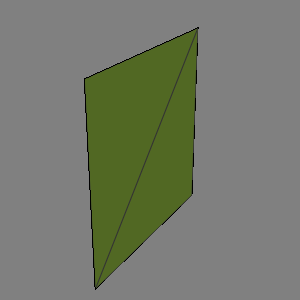

Python code for this plot:
#!/usr/bin/env python

# Demonstrate vtkContourTriangulator by cutting an outline box with a
# plane and triangulating the resulting contour.

# Factory overrides
import vtkmodules.vtkInteractionStyle  # noqa: F401
import vtkmodules.vtkRenderingOpenGL2  # noqa: F401

from vtkmodules.vtkCommonDataModel import vtkPlane
from vtkmodules.vtkFiltersCore import vtkCutter
from vtkmodules.vtkFiltersGeneral import vtkContourTriangulator
from vtkmodules.vtkFiltersSources import vtkOutlineSource
from vtkmodules.vtkRenderingCore import (
    vtkActor,
    vtkDataSetMapper,
    vtkRenderWindow,
    vtkRenderWindowInteractor,
    vtkRenderer,
)

# Create outline box with faces
outline = vtkOutlineSource()
outline.SetBounds(-210.0, 210.0, -210.0, 210.0, -100.0, 150.0)
outline.GenerateFacesOn()

# Cut with a plane
plane = vtkPlane()
plane.SetNormal(0.0, 0.0, -1.0)
plane.SetOrigin(0.0, 0.0, 0.0)

cutter = vtkCutter()
cutter.SetInputConnection(outline.GetOutputPort())
cutter.SetCutFunction(plane)

# Cut contour lines actor
cut_mapper = vtkDataSetMapper()
cut_mapper.SetInputConnection(cutter.GetOutputPort())
cut_mapper.ScalarVisibilityOff()

cut_actor = vtkActor()
cut_actor.SetMapper(cut_mapper)
cut_actor.GetProperty().SetColor(0, 0, 0)

# Triangulate the cut contour
triangulator = vtkContourTriangulator()
triangulator.TriangulationErrorDisplayOn()
triangulator.SetInputConnection(cutter.GetOutputPort())

# Triangulated polygons actor
poly_mapper = vtkDataSetMapper()
poly_mapper.SetInputConnection(triangulator.GetOutputPort())
poly_mapper.ScalarVisibilityOff()

poly_actor = vtkActor()
poly_actor.SetMapper(poly_mapper)
poly_actor.GetProperty().SetColor(0.7, 0.9, 0.3)
poly_actor.GetProperty().EdgeVisibilityOn()
poly_actor.GetProperty().SetEdgeColor(0.2, 0.2, 0.2)

# Renderer
renderer = vtkRenderer()
renderer.AddActor(poly_actor)
renderer.AddActor(cut_actor)
renderer.SetBackground(0.5, 0.5, 0.5)

# Window
render_window = vtkRenderWindow()
render_window.SetMultiSamples(0)
render_window.AddRenderer(renderer)
render_window.SetSize(300, 300)
render_window.SetWindowName("contour triangulator cutter")

# Interactor
interactor = vtkRenderWindowInteractor()
interactor.SetRenderWindow(render_window)

# Scene
renderer.ResetCamera()
renderer.GetActiveCamera().Azimuth(-60)
renderer.GetActiveCamera().Elevation(25)
renderer.ResetCameraClippingRange()

interactor.Initialize()
interactor.Start()
